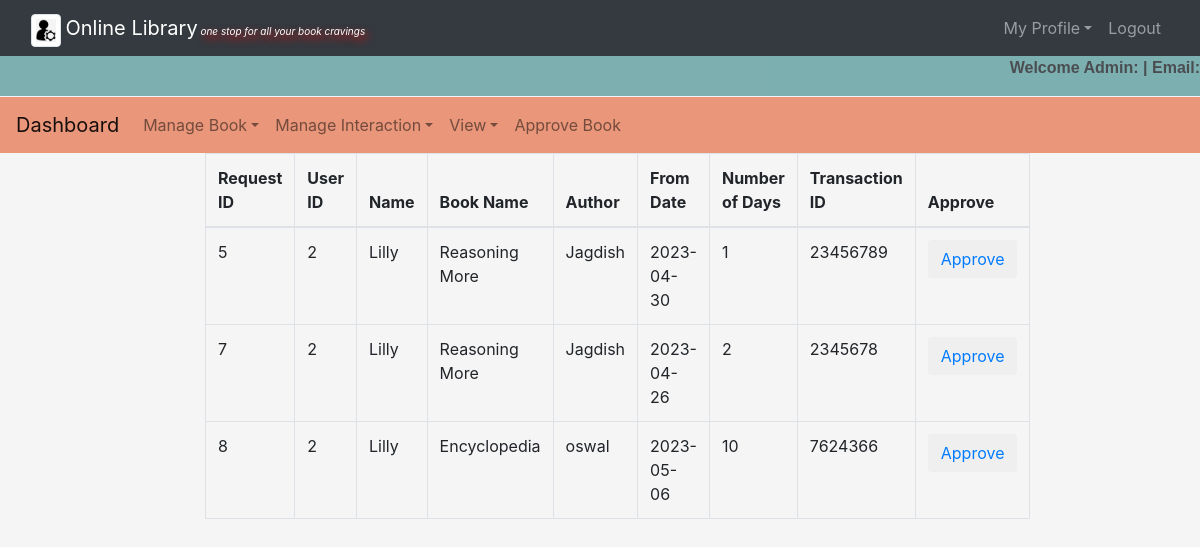
/admin/request_list.php, run on the app's committed database.
### tables this page shows
CREATE TABLE `request_book` (
  `id` int(50) NOT NULL,
  `unid` int(30) NOT NULL,
  `username` varchar(30) NOT NULL,
  `bname` varchar(50) NOT NULL,
  `author` varchar(50) NOT NULL,
  `date` date NOT NULL,
  `nodays` int(10) NOT NULL,
  `price` bigint(50) NOT NULL,
  `tid` bigint(50) NOT NULL
);

### admin/request_list.php (the view, shortened to what this page needs)
<?php
    require('common.php');
?>
<!DOCTYPE html>
<html>
    <body>
            <div class="row">
			<div class="col-md-2"></div>
			<div class="col-md-8">
				<table class="table table-bordered table-hover">
					<thead>
						<tr>
							<th>Request ID</th>
							<th>User ID</th>
							<th>Name</th>
							<th>Book Name</th>
							<th>Author</th>
							<th>From Date</th>
							<th>Number of Days</th>
							<th>Transaction ID</th>
                            <th>Approve</th>
						</tr>
					</thead>
					<?php
						$connection = mysqli_connect("localhost","root","");
						$query = "select * from request_book";
						$query_run = mysqli_query($connection,$query);
						while ($row = mysqli_fetch_assoc($query_run)){
							?>
							<tr>
								<td><?php echo $row['id'];?></td>
								<td><?php echo $row['unid'];?></td>
								<td><?php echo $row['username'];?></td>
								<td><?php echo $row['bname'];?></td>
								<td><?php echo $row['author'];?></td>
								<td><?php echo $row['date'];?></td>
                                <td><?php echo $row['nodays'];?></td>
								<td><?php echo $row['tid'];?></td>
								<td><button class="btn" name=""><a href="req_delete.php?bn=<?php echo $row['id'];?>">Approve</a></button>
							</tr>
							<?php
						}
					?>
				</table>
			</div>
			<div class="col-md-2"></div>
		</div>
</body>
    </body>
</html>

### admin/style1.css (style rules this page uses)
body { background-color: whitesmoke; }

### data on the page
request_book: id "5", unid "2", username "Lilly", bname "Reasoning More", author "Jagdish", date "2023-04-30", nodays "1", tid "23456789"
request_book: id "7", unid "2", username "Lilly", bname "Reasoning More", author "Jagdish", date "2023-04-26", nodays "2", tid "2345678"
request_book: id "8", unid "2", username "Lilly", bname "Encyclopedia", author "oswal", date "2023-05-06", nodays "10", tid "7624366"
